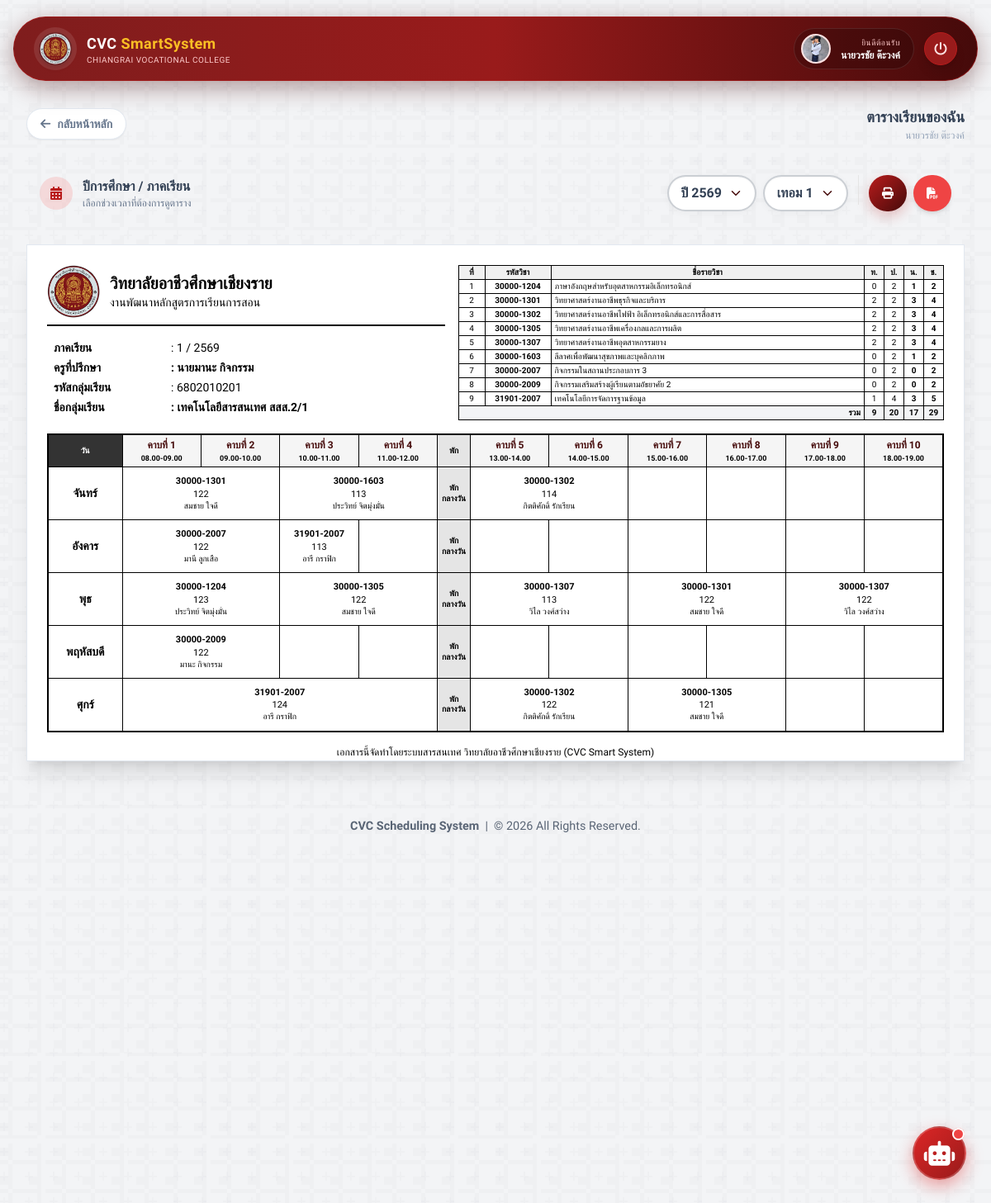
/student/my_schedule.php (signed in), run on the app's committed database.
### tables this page shows
CREATE TABLE `students` (
  `stu_id` char(13) NOT NULL,
  `stu_fullname` varchar(255) NOT NULL,
  `stu_gender` enum('M','F','O') DEFAULT 'O',
  `stu_birthdate` date DEFAULT NULL,
  `stu_major_code` char(2) DEFAULT NULL,
  `stu_level_code` char(2) DEFAULT NULL,
  `stu_year` smallint(6) DEFAULT NULL,
  `stu_username` varchar(100) DEFAULT NULL,
  `stu_password` varchar(255) DEFAULT NULL,
  `cla_id` char(10) DEFAULT NULL,
  `stu_created_at` timestamp NOT NULL DEFAULT current_timestamp(),
  `stu_email` varchar(150) DEFAULT NULL,
  `stu_phone` varchar(50) DEFAULT NULL,
  `stu_img` varchar(255) DEFAULT NULL
);

CREATE TABLE `teachers` (
  `tea_id` int(11) NOT NULL,
  `tea_code` varchar(50) DEFAULT NULL,
  `tea_fullname` varchar(255) NOT NULL,
  `cur_id` int(11) DEFAULT NULL,
  `tea_gender` enum('M','F','O') DEFAULT 'O',
  `sug_id` int(11) DEFAULT NULL,
  `typ_id` int(11) DEFAULT NULL,
  `car_id` int(11) DEFAULT NULL,
  `maj_id` int(11) DEFAULT NULL,
  `tea_username` varchar(100) DEFAULT NULL,
  `tea_password` varchar(255) DEFAULT NULL,
  `tea_email` varchar(150) DEFAULT NULL,
  `tea_phone` varchar(30) DEFAULT NULL,
  `tea_created_at` timestamp NOT NULL DEFAULT current_timestamp(),
  `tea_img` varchar(255) DEFAULT NULL
);

CREATE TABLE `class_groups` (
  `cla_id` char(10) NOT NULL,
  `cla_name` varchar(100) DEFAULT NULL,
  `cla_year` smallint(6) DEFAULT NULL,
  `cla_year_code` char(2) DEFAULT NULL,
  `cla_level_code` char(2) DEFAULT NULL,
  `cla_type_code` char(2) DEFAULT NULL,
  `cla_major_code` char(2) DEFAULT NULL,
  `cla_group_no` char(2) DEFAULT NULL,
  `cla_note` varchar(255) DEFAULT NULL,
  `cla_created_at` timestamp NOT NULL DEFAULT current_timestamp(),
  `tea_id` int(11) DEFAULT NULL COMMENT 'รหัสครูที่ปรึกษา'
);

CREATE TABLE `majors` (
  `maj_id` int(11) NOT NULL,
  `maj_code` varchar(50) NOT NULL,
  `maj_name` varchar(255) NOT NULL,
  `cur_id` int(11) NOT NULL,
  `typ_id` int(11) NOT NULL,
  `car_id` int(11) NOT NULL
);

CREATE TABLE `schedule` (
  `sch_id` int(11) NOT NULL,
  `cla_id` char(10) NOT NULL,
  `sub_id` int(11) NOT NULL,
  `tea_id` int(11) NOT NULL,
  `roo_id` varchar(20) NOT NULL,
  `day_id` tinyint(4) NOT NULL,
  `tim_id` int(11) NOT NULL,
  `sch_academic_year` smallint(6) DEFAULT NULL,
  `sch_semester` tinyint(4) DEFAULT NULL,
  `sch_hours` int(11) DEFAULT 1,
  `sch_note` varchar(255) DEFAULT NULL,
  `sch_created_at` timestamp NOT NULL DEFAULT current_timestamp()
);

CREATE TABLE `subjects` (
  `sub_id` int(11) NOT NULL,
  `cur_id` int(11) DEFAULT NULL COMMENT 'รหัสหลักสูตร',
  `sub_code` varchar(50) DEFAULT NULL,
  `sub_name` varchar(255) NOT NULL,
  `sub_th_pr_ot` varchar(50) DEFAULT NULL,
  `sub_credit` int(11) DEFAULT 0,
  `sub_hours` int(11) DEFAULT 0,
  `sub_curriculum` varchar(100) DEFAULT NULL,
  `sub_major_scope` varchar(100) DEFAULT NULL,
  `sug_id` int(11) DEFAULT NULL,
  `maj_id` int(11) DEFAULT NULL,
  `sub_category` varchar(150) DEFAULT NULL,
  `sub_competency` varchar(255) DEFAULT NULL,
  `sub_room_theory` varchar(100) DEFAULT NULL COMMENT 'ห้องเรียนทฤษฎี',
  `sub_room_practice` varchar(100) DEFAULT NULL COMMENT 'ห้องเรียนปฏิบัติ',
  `sub_created_at` timestamp NOT NULL DEFAULT current_timestamp(),
  `sub_preferred_room_type` varchar(100) DEFAULT 'ห้องเรียนทฤษฎี'
);

CREATE TABLE `time_slots` (
  `tim_id` int(11) NOT NULL,
  `tim_range` varchar(50) NOT NULL,
  `tim_start` time NOT NULL,
  `tim_end` time NOT NULL,
  `tim_note` varchar(255) DEFAULT NULL
);

CREATE TABLE `rooms` (
  `roo_id` varchar(20) NOT NULL,
  `roo_name` varchar(255) DEFAULT NULL,
  `roo_building` varchar(100) DEFAULT NULL,
  `roo_floor` varchar(50) DEFAULT NULL,
  `roo_type` varchar(100) DEFAULT NULL,
  `tea_incharge` int(11) DEFAULT NULL,
  `roo_capacity` int(11) DEFAULT 0,
  `roo_note` varchar(255) DEFAULT NULL,
  `roo_created_at` timestamp NOT NULL DEFAULT current_timestamp()
);

### student/my_schedule.php (the view, shortened to what the rows shown need)
<?php
require_once '../config/db.php';
$stu_id = $_SESSION['user_id'];
$stmt = $pdo->prepare("SELECT s.*, c.cla_id, c.cla_name, c.cla_year, c.cla_group_no,
                              t.tea_fullname AS advisor_name, m.maj_name
                       FROM students s
                       JOIN class_groups c ON s.cla_id = c.cla_id
                       LEFT JOIN teachers t ON c.tea_id = t.tea_id
                       LEFT JOIN majors m ON c.cla_major_code = m.maj_code
                       WHERE s.stu_id = ?");
$stmt->execute([$stu_id]);
$student = $stmt->fetch();
$cla_id = $student['cla_id'];
$current_year_real = date('Y') + 543;
$stu_level = $current_year_real - $student['cla_year'] + 1;
$room_no = intval($student['cla_group_no']);
$cla_name_full = "{$student['maj_name']} {$student['cla_name']}.{$stu_level}/{$room_no}";
$advisor_name = $student['advisor_name'] ?? "..................................................";
$stmt_periods = $pdo->query("SELECT DISTINCT sch_academic_year, sch_semester FROM schedule ORDER BY sch_academic_year DESC, sch_semester ASC");
$available_periods = $stmt_periods->fetchAll();
if(count($available_periods) > 0) {
    $default_year = $available_periods[0]['sch_academic_year'];
    $default_semester = $available_periods[0]['sch_semester'];
} else {
    $default_year = date('Y') + 543;
    $default_semester = 1;
}
$selected_year = $_GET['year'] ?? $default_year;
$selected_semester = $_GET['semester'] ?? $default_semester;
$time_slots = $pdo->query("SELECT * FROM time_slots ORDER BY tim_start ASC")->fetchAll();
$schedule_data = [];
$sql = "SELECT sch.*, s.sub_code, s.sub_name, t.tea_fullname, r.roo_id, r.roo_name
        FROM schedule sch
        JOIN subjects s ON sch.sub_id = s.sub_id
        LEFT JOIN teachers t ON sch.tea_id = t.tea_id
        JOIN rooms r ON sch.roo_id = r.roo_id
        WHERE sch.cla_id = ? AND sch.sch_academic_year = ? AND sch.sch_semester = ?";
$stmt = $pdo->prepare($sql);
$stmt->execute([$cla_id, $selected_year, $selected_semester]);
$rows = $stmt->fetchAll();
foreach ($rows as $row) {
    $schedule_data[$row['day_id']][$row['tim_id']] = [
        'info' => $row,
        'hours' => $row['sch_hours']
    ];
}
$subject_summary = [];
$sql_sum = "SELECT DISTINCT s.sub_id, s.sub_code, s.sub_name, s.sub_th_pr_ot, s.sub_credit
            FROM schedule sch
            JOIN subjects s ON sch.sub_id = s.sub_id
            WHERE sch.cla_id = ? AND sch.sch_academic_year = ? AND sch.sch_semester = ?
            ORDER BY s.sub_code ASC";
$stmt_sum = $pdo->prepare($sql_sum);
$stmt_sum->execute([$cla_id, $selected_year, $selected_semester]);
$raw_summary = $stmt_sum->fetchAll();
foreach($raw_summary as $sub) {
    $tpn = explode('-', $sub['sub_th_pr_ot']);
    $t = isset($tpn[0]) ? intval($tpn[0]) : 0;
    $p = isset($tpn[1]) ? intval($tpn[1]) : 0;
    $c = isset($tpn[2]) ? intval($tpn[2]) : intval($sub['sub_credit']);
    $h = $t + $p;
    $subject_summary[] = [
        'code' => $sub['sub_code'],
        'name' => $sub['sub_name'],
        't' => $t, 'p' => $p, 'c' => $c, 'h' => $h
    ];
}
?>
<?php require_once '../includes/header.php'; ?>
<div class="max-w-7xl mx-auto space-y-6 pb-12">
    <div class="flex justify-between items-center no-print">
        <div class="text-right hidden md:block">
            <h1 class="text-lg font-bold text-slate-700">ตารางเรียนของฉัน</h1>
            <p class="text-xs text-slate-400"><?php echo htmlspecialchars($student['stu_fullname']); ?></p>
        </div>
    </div>
    <div class="card-premium p-4 flex flex-col md:flex-row justify-between items-center gap-4 no-print">
        <div class="flex items-center gap-3">
            <div>
                <h2 class="font-bold text-slate-700">ปีการศึกษา / ภาคเรียน</h2>
            </div>
        </div>
    </div>
    <div class="w-full flex justify-center">
        <div id="schedule-area" class="bg-white p-6 shadow-xl border border-slate-200 min-h-[550px]">
            <div class="flex flex-row gap-4 mb-2 items-start">
                <div class="w-[45%] flex flex-col gap-2">
                    <div class="flex items-center gap-3 border-b-2 border-black pb-2 mb-2">
                        <div>
                            <h2 class="text-xl font-bold text-black leading-tight">วิทยาลัยอาชีวศึกษาเชียงราย</h2>
                        </div>
                    </div>
                    <div class="text-sm space-y-1 pl-2">
                        <div class="grid grid-cols-10">
                            <span class="font-bold text-black col-span-3">ครูที่ปรึกษา</span>
                            <span class="text-black col-span-7 font-bold">: <?php echo $advisor_name; ?></span>
                        </div>
                        <div class="grid grid-cols-10">
                            <span class="font-bold text-black col-span-3">รหัสกลุ่มเรียน</span>
                            <span class="text-black col-span-7">: <?php echo $cla_id; ?></span>
                        </div>
                        <div class="grid grid-cols-10">
                            <span class="font-bold text-black col-span-3">ชื่อกลุ่มเรียน</span>
                            <span class="text-black col-span-7 font-bold">: <?php echo $cla_name_full; ?></span>
                        </div>
                    </div>
                </div>
                <div class="w-[55%]">
                    <table class="summary-table">
                        <thead>
                            <tr>
                                <th class="w-8">ที่</th>
                                <th class="w-20">รหัสวิชา</th>
                                <th>ชื่อรายวิชา</th>
                                <th class="w-6">ท.</th>
                                <th class="w-6">ป.</th>
                                <th class="w-6">น.</th>
                                <th class="w-6">ช.</th>
                            </tr>
                        </thead>
                        <tbody>
                            <?php
                            $i = 1; $sum_t=0; $sum_p=0; $sum_c=0; $sum_h=0;
                            if(count($subject_summary) > 0):
                                foreach($subject_summary as $sub):
                            ?>
                            <tr>
                                <td class="text-center"><?php echo $i++; ?></td>
                                <td class="text-center font-bold"><?php echo $sub['code']; ?></td>
                                <td class="truncate max-w-[150px]"><?php echo $sub['name']; ?></td>
                                <td class="text-center"><?php echo $sub['t']; ?></td>
                                <td class="text-center"><?php echo $sub['p']; ?></td>
                                <td class="text-center font-bold"><?php echo $sub['c']; ?></td>
                                <td class="text-center font-bold"><?php echo $sub['h']; ?></td>
                            </tr>
                            <?php endforeach;
                            else: ?>
                            <tr><td colspan="7" class="text-center p-2">- ไม่มีรายวิชา -</td></tr>
                            <?php endif; ?>
                        </tbody>
                    </table>
                </div>
            </div>
            <div class="w-full mt-4">
                <table class="schedule-grid text-[10px] table-fixed w-full">
                    <thead>
                        <tr>
                            <th class="p-1 w-[90px] bg-slate-800 text-white font-bold text-center align-middle">วัน</th>
                            <?php $counter = 1; foreach ($time_slots as $slot):
                                if (strpos($slot['tim_range'], '12:00') === 0): ?>
                                <th class="p-1 w-[40px] bg-slate-200 text-black text-center align-middle"><div class="writing-vertical mx-auto font-bold text-[10px] leading-tight py-1">พัก</div></th>
                            <?php else: ?>
                                <th class="p-1 bg-slate-100 text-black align-middle border border-black">
                                    <div class="font-bold text-xs text-cvc-navy mb-0.5">คาบที่ <?php echo $counter++; ?></div>
                                    <div class="text-[9px] text-black font-mono inline-block px-1"><?php echo str_replace(':', '.', substr($slot['tim_range'], 0, 11)); ?></div>
                                </th>
                            <?php endif; endforeach; ?>
                        </tr>
                    </thead>
                    <tbody>
                        <?php
                        $days_th = [1=>'จันทร์', 2=>'อังคาร', 3=>'พุธ', 4=>'พฤหัสบดี', 5=>'ศุกร์'];
                        for ($d = 1; $d <= 5; $d++):
                        ?>
                        <tr>
                            <td class="day-header"><?php echo $days_th[$d]; ?></td>
                            <?php $skip_slots = 0; foreach ($time_slots as $slot):
                                if ($skip_slots > 0) { $skip_slots--; continue; }
                                $t_id = $slot['tim_id'];
                                if (strpos($slot['tim_range'], '12:00') === 0) {
                                    echo '<td class="bg-slate-200 text-black text-center align-middle break-cell"><div class="text-[10px] font-bold leading-tight"><span class="block">พัก</span><span class="block">กลางวัน</span></div></td>';
                                    continue;
                                }
                                if (isset($schedule_data[$d][$t_id])) {
                                    $info = $schedule_data[$d][$t_id]['info'];
                                    $hours = $schedule_data[$d][$t_id]['hours'];
                                    echo "<td class='schedule-cell' colspan='{$hours}'>";
                                    echo "<div class='flex flex-col h-full justify-center items-center gap-0.5 w-full min-w-0'>";
                                    echo "<span class='text-code'>{$info['sub_code']}</span>";
                                    echo "<span class='text-room'>{$info['roo_id']}</span>";
                                    echo "<span class='text-teacher'>" . ($info['tea_fullname'] ? stripThaiPrefix($info['tea_fullname']) : 'รอครูสอน') . "</span>";
                                    echo "</div></td>";
                                    $skip_slots = $hours - 1;
                                } else {
                                    echo '<td class="bg-white"></td>';
                                }
                            endforeach; ?>
                        </tr>
                        <?php endfor; ?>
                    </tbody>
                </table>
            </div>
        </div>
    </div>
</div>

### data on the page
students: stu_fullname "นายวรชัย ต๊ะวงค์", teachers.tea_fullname "นายมานะ กิจกรรม", cla.cla_id "6802010201"
schedule: sub.sub_code "30000-1305", sub.sub_name "วิทยาศาสตร์งานอาชีพเครื่องกลและการผลิต", t "2", p "2", day "3", tim "4"
schedule: sub.sub_code "31901-2007", sub.sub_name "เทคโนโลยีการจัดการฐานข้อมูล", sch_semester "1", sch_hours "4", tim "3", day "5"
time_slots: tim_range "08.00-09.00", tim_id.sub_code "30000-1301", tim_id.roo_id "122", tim_id.tea_fullname "สมชาย ใจดี", tim_id.sub_code "30000-2007", tim_id.tea_fullname "มานี ลูกเสือ", tim_id.sub_code "30000-1204", tim_id.roo_id "123", tim_id.tea_fullname "ประวิทย์ จิตมุ่งมั่น", tim_id.sub_code "30000-2009", tim_id.tea_fullname "มานะ กิจกรรม", tim_id.sub_code "31901-2007", tim_id.roo_id "124", tim_id.tea_fullname "อารี กราฟิก"
time_slots: tim_range "09.00-10.00"
time_slots: tim_range "10.00-11.00", tim_id.sub_code "30000-1603", tim_id.roo_id "113", tim_id.tea_fullname "ประวิทย์ จิตมุ่งมั่น", tim_id.sub_code "31901-2007", tim_id.tea_fullname "อารี กราฟิก", tim_id.sub_code "30000-1305", tim_id.roo_id "122", tim_id.tea_fullname "สมชาย ใจดี"
time_slots: tim_range "11.00-12.00"
time_slots: tim_range "พัก"
time_slots: tim_range "13.00-14.00", tim_id.sub_code "30000-1302", tim_id.roo_id "114", tim_id.tea_fullname "กิตติศักดิ์ รักเรียน", tim_id.sub_code "30000-1307", tim_id.roo_id "113", tim_id.tea_fullname "วิไล วงศ์สว่าง", tim_id.roo_id "122"
time_slots: tim_range "14.00-15.00"
time_slots: tim_range "15.00-16.00", tim_id.sub_code "30000-1301", tim_id.roo_id "122", tim_id.tea_fullname "สมชาย ใจดี", tim_id.sub_code "30000-1305", tim_id.roo_id "121"
time_slots: tim_range "16.00-17.00"
time_slots: tim_range "17.00-18.00", tim_id.sub_code "30000-1307", tim_id.roo_id "122", tim_id.tea_fullname "วิไล วงศ์สว่าง"
time_slots: tim_range "18.00-19.00"

### other printed values
$_SESSION['user_name'] "นายวรชัย ต๊ะวงค์"
$selected_semester "1"
$selected_year "2569"
$sub['code'] "30000-1204"
$sub['name'] "ภาษาอังกฤษสำหรับอุตสาหกรรมอิเล็กทรอนิกส์"
$sub['t'] "0"
$sub['p'] "2"
$sub['c'] "1"
$sub['h'] "2"
$sub['code'] "30000-1301"
$sub['name'] "วิทยาศาสตร์งานอาชีพธุรกิจและบริการ"
$sub['t'] "2"
$sub['c'] "3"
$sub['h'] "4"
$sub['code'] "30000-1302"
